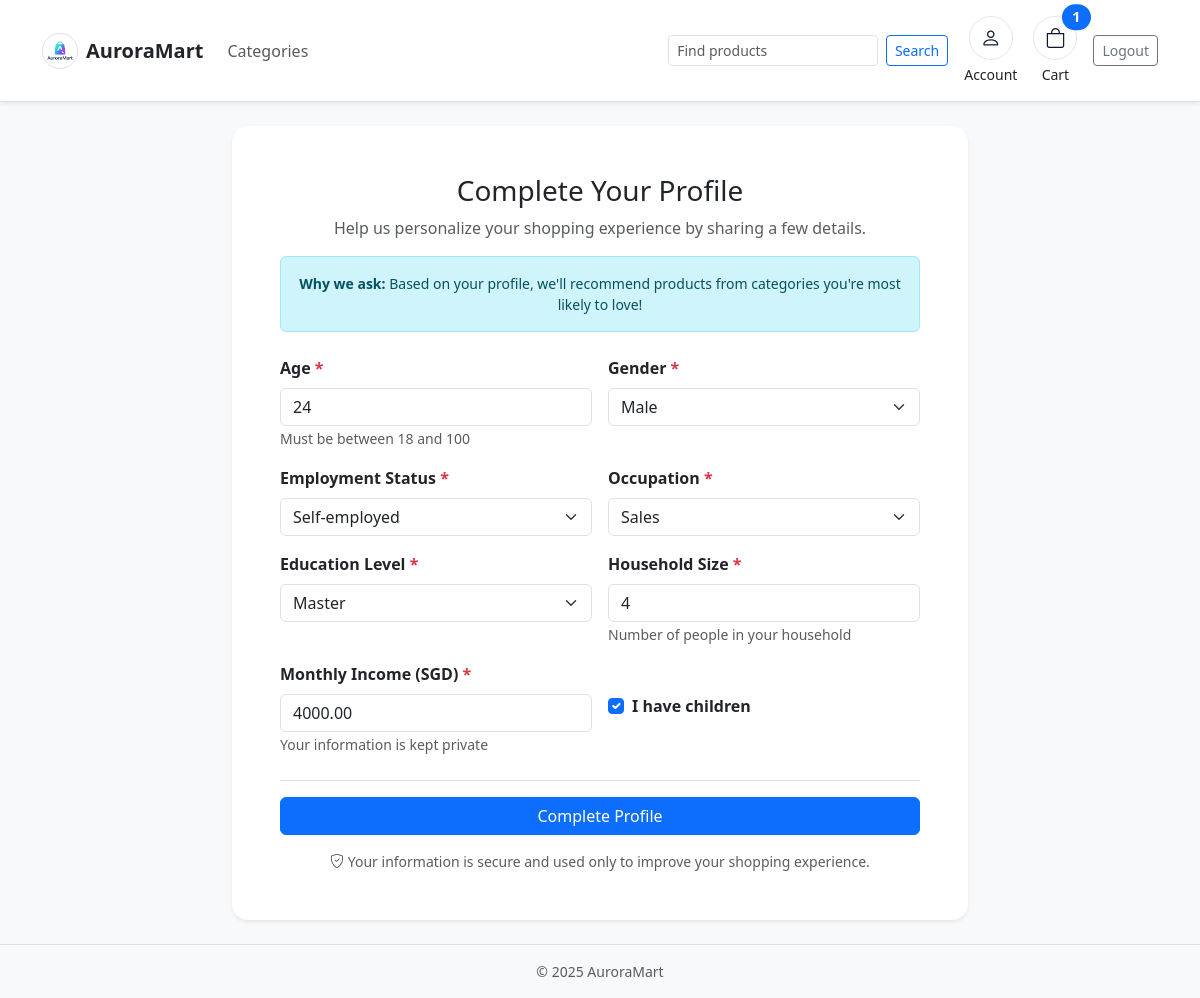
The app's page /store/profile/complete/ (signed in) with its own data.
### auroramart/models.py (models this page shows, shortened)
class Customer(models.Model):
    user = models.OneToOneField(
        User, related_name="customer_profile", on_delete=models.CASCADE, null=True, blank=True
    )
    age = models.PositiveIntegerField(null=True, blank=True)
    gender = models.CharField(max_length=100, blank=True)
    employment_status = models.CharField(max_length=255, blank=True)
    occupation = models.CharField(max_length=255, blank=True)
    education = models.CharField(max_length=255, blank=True)
    household_size = models.PositiveIntegerField(null=True, blank=True)
    has_children = models.BooleanField(default=False)
    monthly_income_sgd = models.DecimalField(
        max_digits=12, decimal_places=2, null=True, blank=True
    )
    preferred_category = models.ForeignKey(
        Category, null=True, blank=True, on_delete=models.SET_NULL
    )
    class Meta:
        ordering = ["id"]

### ecommercemodule/views.py (the view)
# urls.py: path("profile/complete/", views.complete_profile, name="complete_profile"),
@login_required
def complete_profile(request):
    profile = _get_or_create_profile(request.user)
    if request.method == "POST":
        form = CustomerForm(request.POST, instance=profile)
        if form.is_valid():
            customer = form.save()
            predicted_category = ml_predict_preferred_category(customer)
            if predicted_category:
                customer.preferred_category = predicted_category
                customer.save()
                messages.success(
                    request,
                    f"Profile completed! We've personalized your experience with {predicted_category.name} products."
                )
            else:
                messages.success(request, "Profile completed successfully!")
            return redirect("ecommercemodule:home")
    else:
        form = CustomerForm(instance=profile)
    return render(request, "ecommercemodule/complete_profile.html", {"form": form})

### ecommercemodule/context_processors.py (called while the page is built)
def cart_item_count(request):
    cart = None
    if not hasattr(request, "session"):
        return {"cart_item_count": 0}
    if request.user.is_authenticated:
        profile, _ = Customer.objects.get_or_create(user=request.user)
        cart = Cart.objects.filter(customer=profile).first()
    else:
        session_key = request.session.session_key
        if not session_key:
            request.session.create()
            session_key = request.session.session_key
        cart = Cart.objects.filter(session_key=session_key).first()
    if not cart:
        return {"cart_item_count": 0}
    total = cart.items.aggregate(total=Sum("quantity"))["total"] or 0
    return {"cart_item_count": total}

### ecommercemodule/views.py (called while the page is built)
def _get_or_create_profile(user):
    profile, _ = Customer.objects.get_or_create(user=user)
    return profile

### ecommercemodule/templates/ecommercemodule/complete_profile.html (shortened to what this page needs)
{% extends "ecommercemodule/base.html" %}
{% load static %}
{% block content %}
<div class="row justify-content-center">
    <div class="col-lg-8">
        <div class="card border-0 shadow-sm rounded-4">
            <div class="card-body p-4 p-lg-5">
                <div class="text-center mb-4">
                    <h1 class="h3 mb-2">Complete Your Profile</h1>
                    <p class="text-muted">Help us personalize your shopping experience by sharing a few details.</p>
                    <div class="alert alert-info small mt-3" role="alert">
                        <strong>Why we ask:</strong> Based on your profile, we'll recommend products from categories you're most likely to love!
                    </div>
                </div>
                <form method="post" novalidate>
                    <div class="row g-3">
                        <div class="col-md-6">
                            <label for="{{ form.age.id_for_label }}" class="form-label fw-semibold">Age <span class="text-danger">*</span></label>
                            {{ form.age }}
                            <small class="form-text text-muted">Must be between 18 and 100</small>
                        </div>
                        <div class="col-md-6">
                            <label for="{{ form.gender.id_for_label }}" class="form-label fw-semibold">Gender <span class="text-danger">*</span></label>
                            {{ form.gender }}
                        </div>
                        <div class="col-md-6">
                            <label for="{{ form.employment_status.id_for_label }}" class="form-label fw-semibold">Employment Status <span class="text-danger">*</span></label>
                            {{ form.employment_status }}
                        </div>
                        <div class="col-md-6">
                            <label for="{{ form.occupation.id_for_label }}" class="form-label fw-semibold">Occupation <span class="text-danger">*</span></label>
                            {{ form.occupation }}
                        </div>
                        <div class="col-md-6">
                            <label for="{{ form.education.id_for_label }}" class="form-label fw-semibold">Education Level <span class="text-danger">*</span></label>
                            {{ form.education }}
                        </div>
                        <div class="col-md-6">
                            <label for="{{ form.household_size.id_for_label }}" class="form-label fw-semibold">Household Size <span class="text-danger">*</span></label>
                            {{ form.household_size }}
                            <small class="form-text text-muted">Number of people in your household</small>
                        </div>
                        <div class="col-md-6">
                            <label for="{{ form.monthly_income_sgd.id_for_label }}" class="form-label fw-semibold">Monthly Income (SGD) <span class="text-danger">*</span></label>
                            {{ form.monthly_income_sgd }}
                            <small class="form-text text-muted">Your information is kept private</small>
                        </div>
                        <div class="col-md-6">
                            <div class="form-check mt-4 pt-2">
                                {{ form.has_children }}
                                <label class="form-check-label fw-semibold" for="{{ form.has_children.id_for_label }}">
                                    I have children
                                </label>
                            </div>
                        </div>
                    </div>
                    <div class="d-grid mt-4 pt-3 border-top">
                        <button type="submit" class="btn btn-primary px-5">Complete Profile</button>
                    </div>
                    <p class="text-muted small text-center mt-3 mb-0">
                        <i class="bi bi-shield-check"></i> Your information is secure and used only to improve your shopping experience.
                    </p>
                </form>
            </div>
        </div>
    </div>
</div>
{% endblock %}

### ecommercemodule/static/storefront/css/styles.css (style rules this page uses)
:root { --aurora-accent: #5b7cfd; }
body { background-color: #f7f8fb; }

### records on screen
Customer: age "24", gender "Male", employment_status "Self-employed", occupation "Sales", education "Master", household_size "4", monthly_income_sgd "4000.00", has_children "☑"

### other values on screen
{{ cart_item_count|default:0 }} "1"
